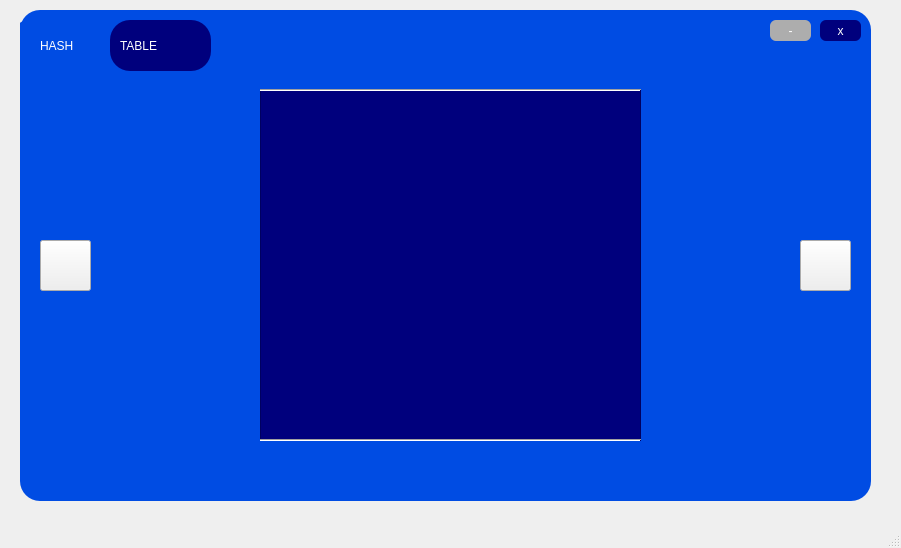
<?xml version="1.0" encoding="UTF-8"?>
<ui version="4.0">
 <class>MainWindow</class>
 <widget class="QMainWindow" name="MainWindow">
  <property name="geometry">
   <rect>
    <x>0</x>
    <y>0</y>
    <width>901</width>
    <height>548</height>
   </rect>
  </property>
  <property name="windowTitle">
   <string>MainWindow</string>
  </property>
  <widget class="QWidget" name="centralwidget">
   <widget class="QWidget" name="widget_2" native="true">
    <property name="geometry">
     <rect>
      <x>20</x>
      <y>10</y>
      <width>851</width>
      <height>491</height>
     </rect>
    </property>
    <property name="cursor">
     <cursorShape>ArrowCursor</cursorShape>
    </property>
    <property name="styleSheet">
     <string notr="true">QWidget#widget_2{
background-color: rgb(16, 16, 16);
background-color: rgb(6, 6, 6);
	background-color: rgb(0, 76, 227);
border-radius:20px;
}</string>
    </property>
    <widget class="QFrame" name="frame">
     <property name="geometry">
      <rect>
       <x>-10</x>
       <y>10</y>
       <width>851</width>
       <height>71</height>
      </rect>
     </property>
     <property name="styleSheet">
      <string notr="true">QFrame#frame{
background-color: rgb(16, 16, 16);
background-color: rgb(6, 6, 6);
	background-color: rgb(0, 76, 227);
border-radius:20px;
}</string>
     </property>
     <property name="frameShape">
      <enum>QFrame::StyledPanel</enum>
     </property>
     <property name="frameShadow">
      <enum>QFrame::Raised</enum>
     </property>
     <widget class="QPushButton" name="min">
      <property name="geometry">
       <rect>
        <x>760</x>
        <y>0</y>
        <width>41</width>
        <height>21</height>
       </rect>
      </property>
      <property name="cursor">
       <cursorShape>PointingHandCursor</cursorShape>
      </property>
      <property name="styleSheet">
       <string notr="true">QPushButton#min{
	background-color: rgb(173, 173, 173);
font: 16pt &quot;MS Shell Dlg 2&quot;;
border-radius:6px;

color: white;


}</string>
      </property>
      <property name="text">
       <string>-</string>
      </property>
     </widget>
     <widget class="QPushButton" name="cerrar">
      <property name="geometry">
       <rect>
        <x>810</x>
        <y>0</y>
        <width>41</width>
        <height>21</height>
       </rect>
      </property>
      <property name="cursor">
       <cursorShape>PointingHandCursor</cursorShape>
      </property>
      <property name="styleSheet">
       <string notr="true">QPushButton#cerrar{
background-color: rgb(255, 0, 0);
border-radius:6px;

font: 11pt &quot;MS Shell Dlg 2&quot;;
background-color: rgb(0, 0, 125);
color:white;

}</string>
      </property>
      <property name="text">
       <string>x</string>
      </property>
     </widget>
     <widget class="QLabel" name="label_2">
      <property name="geometry">
       <rect>
        <x>30</x>
        <y>0</y>
        <width>341</width>
        <height>51</height>
       </rect>
      </property>
      <property name="styleSheet">
       <string notr="true">font: 14pt &quot;Lucida Console&quot;;
color:white;
font: 90 15pt &quot;Rockwell Extra Bold&quot;;</string>
      </property>
      <property name="text">
       <string>HASH </string>
      </property>
     </widget>
     <widget class="QWidget" name="widget_4" native="true">
      <property name="geometry">
       <rect>
        <x>100</x>
        <y>0</y>
        <width>101</width>
        <height>51</height>
       </rect>
      </property>
      <property name="styleSheet">
       <string notr="true">background-color: rgb(0, 0, 125);
border-radius:20px;</string>
      </property>
      <widget class="QLabel" name="label_4">
       <property name="geometry">
        <rect>
         <x>10</x>
         <y>0</y>
         <width>81</width>
         <height>51</height>
        </rect>
       </property>
       <property name="styleSheet">
        <string notr="true">font: 14pt &quot;Lucida Console&quot;;
color:white;
font: 90 15pt &quot;Rockwell Extra Bold&quot;;</string>
       </property>
       <property name="text">
        <string>TABLE</string>
       </property>
      </widget>
     </widget>
    </widget>
    <widget class="QPushButton" name="BSiguiente">
     <property name="geometry">
      <rect>
       <x>780</x>
       <y>230</y>
       <width>51</width>
       <height>51</height>
      </rect>
     </property>
     <property name="cursor">
      <cursorShape>PointingHandCursor</cursorShape>
     </property>
     <property name="styleSheet">
      <string notr="true">border-image: url(:/tablaHash/proximo (1).png);</string>
     </property>
     <property name="text">
      <string/>
     </property>
    </widget>
    <widget class="QListWidget" name="listWidget">
     <property name="geometry">
      <rect>
       <x>240</x>
       <y>80</y>
       <width>381</width>
       <height>351</height>
      </rect>
     </property>
     <property name="styleSheet">
      <string notr="true">background-color: rgb(0, 0, 125);
color:white;
font: 75 14pt &quot;Berlin Sans FB Demi&quot;;</string>
     </property>
    </widget>
    <widget class="QPushButton" name="BAtras">
     <property name="geometry">
      <rect>
       <x>20</x>
       <y>230</y>
       <width>51</width>
       <height>51</height>
      </rect>
     </property>
     <property name="cursor">
      <cursorShape>PointingHandCursor</cursorShape>
     </property>
     <property name="styleSheet">
      <string notr="true">border-image: url(:/tablaHash/proximo.png);</string>
     </property>
     <property name="text">
      <string/>
     </property>
    </widget>
    <widget class="Line" name="line">
     <property name="geometry">
      <rect>
       <x>240</x>
       <y>65</y>
       <width>381</width>
       <height>31</height>
      </rect>
     </property>
     <property name="orientation">
      <enum>Qt::Horizontal</enum>
     </property>
    </widget>
    <widget class="Line" name="line_2">
     <property name="geometry">
      <rect>
       <x>240</x>
       <y>410</y>
       <width>381</width>
       <height>41</height>
      </rect>
     </property>
     <property name="orientation">
      <enum>Qt::Horizontal</enum>
     </property>
    </widget>
   </widget>
  </widget>
  <widget class="QMenuBar" name="menubar">
   <property name="geometry">
    <rect>
     <x>0</x>
     <y>0</y>
     <width>901</width>
     <height>21</height>
    </rect>
   </property>
  </widget>
  <widget class="QStatusBar" name="statusbar"/>
 </widget>
 <resources>
  <include location="../multimedia/iconos.qrc"/>
 </resources>
 <connections/>
</ui>
